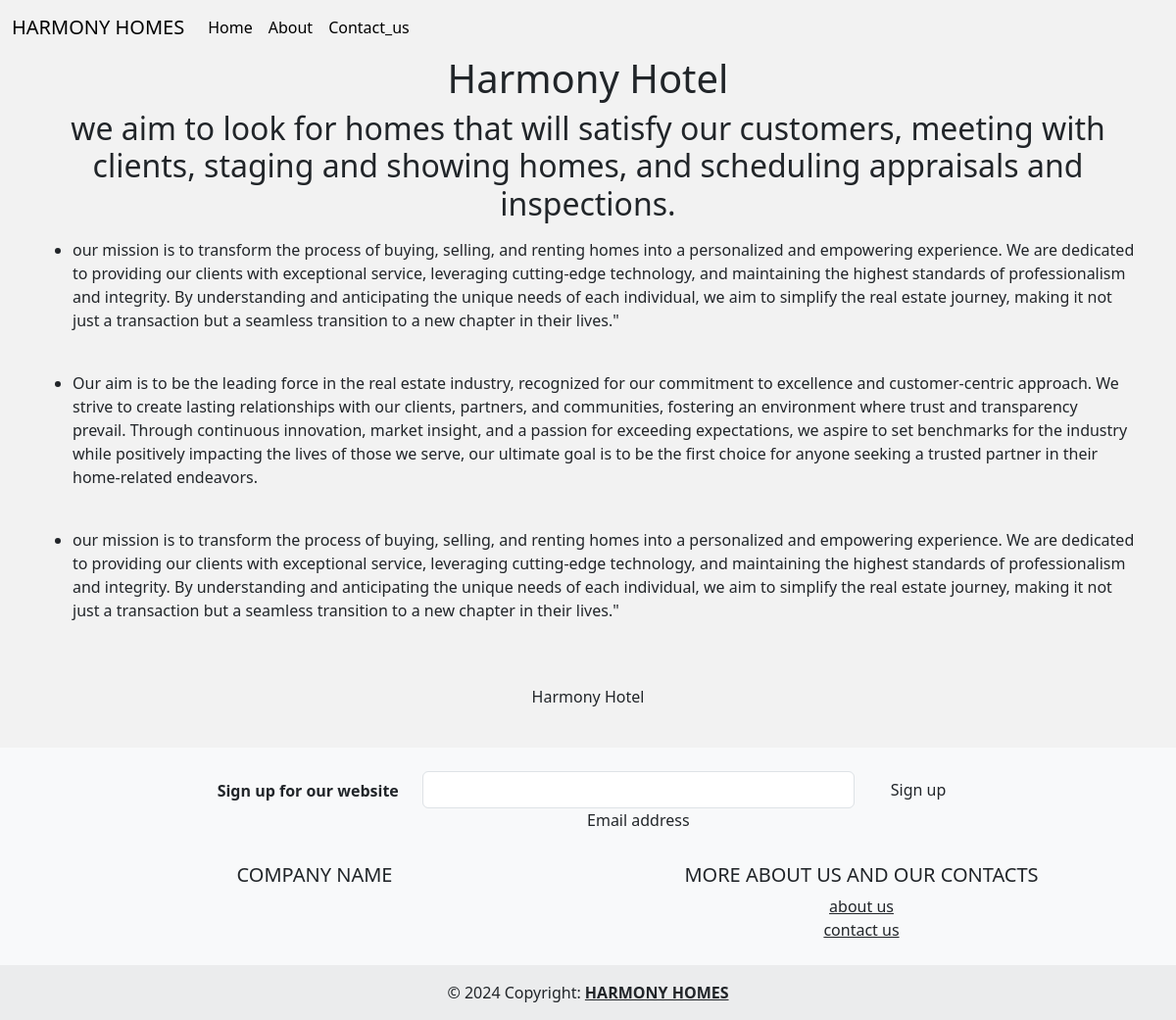
The page /about/ on the database its author committed.
### pages/models.py (models this page shows, shortened)
class aboutcompany(models.Model):
   about_title =models.CharField(max_length=120)
   description =models.TextField(blank=True,null=True)
   Our_Vision = models.CharField(max_length=10000,null=True)
   Our_Goal = models.TextField(null=True)
   Our_Mission = models.CharField( max_length=50000,null=True)

### pages/views.py (the view)
# urls.py: path('about/',about ,name='about'),
def about(requests):
   about_title=aboutcompany.objects.all().first()
   description =aboutcompany.objects.all().first()
   data ={
      'about':about_title,
      'description':description,
   }
   return render (requests,'about.html',data)

### pages/templates/about.html (shortened to what this page needs)
<!DOCTYPE html>
<html lang="en">
  <head>
    <link
      href="https://cdn.jsdelivr.net/npm/bootstrap@5.3.2/dist/css/bootstrap.min.css"
      rel="stylesheet"
    />
  </head>
  <body   style="background-color: rgba(0, 0, 0, 0.05);">
  {% include "header.html" %}
    <main class="container">
    <h1 Align="center" > {{about.about_title}} </h1>
      <div class="about-section" >
          <h2 Align="center">
            {{about.description}}
          </h2>
          <p>
            <ul>
                  <li>
              <p>{{about.Our_Vision}}</p>
              </li>
              <br>
              <li>
                      <p>{{about.Our_Goal}}</p>
              </li>
                  <br>
               <li>
                    <p>{{about.Our_Mission}}</p>
               </li>
                  <br>
              </ul>
          </p>
        </div>
        <section Align ='center'>
        <div class="row">
          <div class="column">
              <div class="container">
                <p class="title">{{about.about_title}}</p>
              </div>
            </div>
          </div>
      </section>
      <br>
    </main>
    {% include "footer.html" %}
  </body>
</html>

### rows shown on the page
aboutcompany: about_title "Harmony Hotel", description "we aim to look for homes that will satisfy our customers, meeting with clients, staging and showing homes, and scheduling appraisals and inspections.", Our_Vision "our mission is to transform the process of buying, selling, and renting homes into a personalized and empowering experience. We are dedicated to providing our clients with exceptional service, leveraging cutting-edge technology, and maintaining the highest standards of professionalism and integrity. By understanding and anticipating the unique needs of each individual, we aim to simplify the real estate journey, making it not just a transaction but a seamless transition to a new chapter in their lives.\"", Our_Goal "Our aim is to be the leading force in the real estate industry, recognized for our commitment to excellence and customer-centric approach. We strive to create lasting relationships with our clients, partners, and communities, fostering an environment where trust and transparency prevail. Through continuous innovation, market insight, and a passion for exceeding expectations, we aspire to set benchmarks for the industry while positively impacting the lives of those we serve, our ultimate goal is to be the first choice for anyone seeking a trusted partner in their home-related endeavors.", Our_Mission "our mission is to transform the process of buying, selling, and renting homes into a personalized and empowering experience. We are dedicated to providing our clients with exceptional service, leveraging cutting-edge technology, and maintaining the highest standards of professionalism and integrity. By understanding and anticipating the unique needs of each individual, we aim to simplify the real estate journey, making it not just a transaction but a seamless transition to a new chapter in their lives.\""
